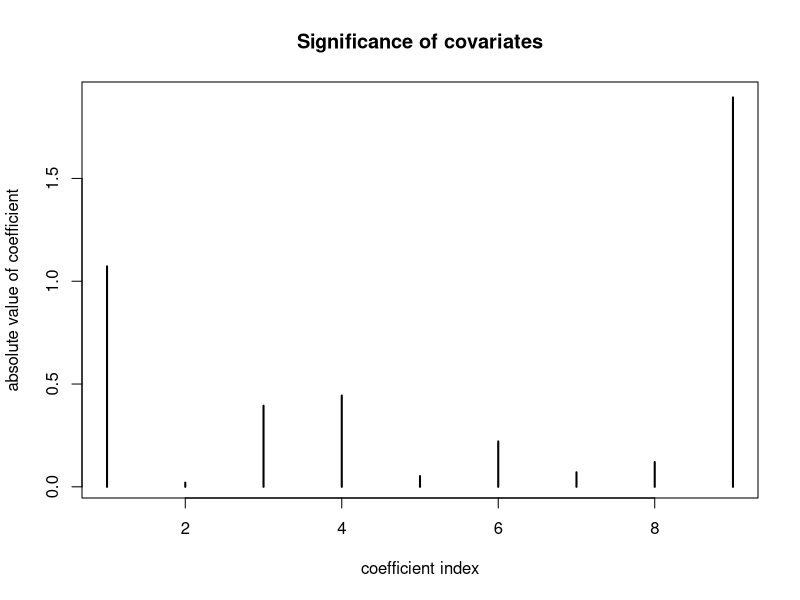
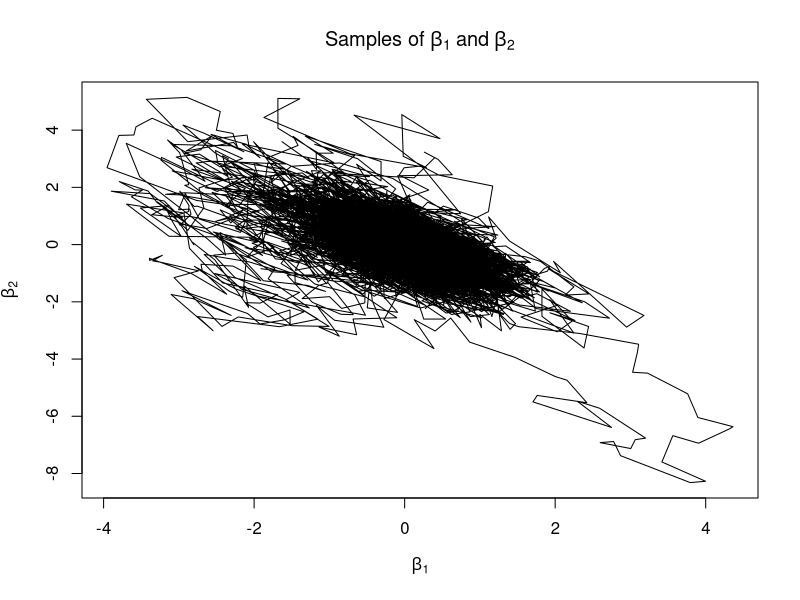

These charts were generated, in order, by the following R code:
library(mvtnorm)

data <- read.table("eBayNumberOfBidderData.txt", header = TRUE)


########## A ##########
fit <- glm(nBids ~ 0 + ., data, family = poisson)
coeff <- fit$coefficients
plot(abs(coeff), type='h', 
     lwd=2, 
     xlab = "coefficient index", 
     main='Significance of covariates',
     ylab='absolute value of coefficient')

X <- as.matrix(data[,2:10])
## The most significant covariate is minBidShare. 

########## B ##########
sigmaPrior <- 100 * solve(t(X)%*%X)

logPois <- function(beta, y, x, ...) {
  # log likelihood of poisson model

  n <- length(x)
  
  logLik <- 0
  for (i in 1:length(n)) {
    logLik <- logLik + y[i] * t(beta)%*%x[i,] - exp( t(beta)%*%x[i,] - log(factorial(y[i])))
  }
  
  # log of prior
  logPrior <- dmvnorm(beta, mean = rep(0, 9), sigma = sigmaPrior, log=TRUE)
  
  # add 
  return(logLik + logPrior)
}

OptimResults<-optim(coeff,logPois,gr=NULL, y = data$nBids,x = X,method=c("BFGS"),control=list(fnscale=-1),hessian=TRUE)


postCov <- -solve(OptimResults$hessian)
st_div <- sqrt(diag(postCov))
betaMode <- OptimResults$par

########## C ##########

gaussianSample <- function(theta, sigma, c) {
  val <- rmvnorm(1, theta, c*sigma)
  return (val)
}


RWMSampler <- function(c, it, initBeta, fn, ...) {
  accRate <- 0
  sample <- c()
  prev <- gaussianSample(initBeta, postCov, c)
  for (i in 1:it) {
    candidate <- gaussianSample(prev, postCov, c)
    alpha <- min(1,exp(fn(prev, ...) - fn(candidate, ...)))
    u <- runif(1, 0, 1)
    if (alpha <= u) {
      # accept candidate
      prev <- candidate
      accRate <- accRate + 1
      # as matrix
      sample <- rbind(sample, prev)
    }
  }
  return (sample)
}

sample = RWMSampler(1,50000,betaMode, logPois, data$nBids, X)
plot(sample[,1], sample[,2],
     type='l',
     xlab = expression(beta[1]),
     ylab = expression(beta[2]),
     main = expression("Samples of" ~ beta[1] ~ "and" ~ beta[2]))


